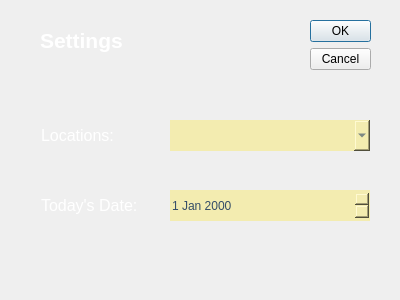
<?xml version="1.0" encoding="UTF-8"?>
<ui version="4.0">
 <class>Dialog</class>
 <widget class="QDialog" name="Dialog">
  <property name="geometry">
   <rect>
    <x>0</x>
    <y>0</y>
    <width>400</width>
    <height>300</height>
   </rect>
  </property>
  <property name="minimumSize">
   <size>
    <width>400</width>
    <height>300</height>
   </size>
  </property>
  <property name="maximumSize">
   <size>
    <width>400</width>
    <height>300</height>
   </size>
  </property>
  <property name="windowTitle">
   <string>Dialog</string>
  </property>
  <property name="styleSheet">
   <string notr="true">QDialog {
	border-image: url(:/newPrefix/imgs/app-bg.png);
}</string>
  </property>
  <widget class="QDialogButtonBox" name="buttonBox">
   <property name="geometry">
    <rect>
     <x>310</x>
     <y>20</y>
     <width>61</width>
     <height>51</height>
    </rect>
   </property>
   <property name="orientation">
    <enum>Qt::Vertical</enum>
   </property>
   <property name="standardButtons">
    <set>QDialogButtonBox::Cancel|QDialogButtonBox::Ok</set>
   </property>
  </widget>
  <widget class="QLabel" name="label">
   <property name="geometry">
    <rect>
     <x>41</x>
     <y>120</y>
     <width>121</width>
     <height>31</height>
    </rect>
   </property>
   <property name="font">
    <font>
     <pointsize>12</pointsize>
    </font>
   </property>
   <property name="styleSheet">
    <string notr="true">QLabel {
	color: white;
}</string>
   </property>
   <property name="text">
    <string>Locations:</string>
   </property>
  </widget>
  <widget class="QLabel" name="label_2">
   <property name="geometry">
    <rect>
     <x>41</x>
     <y>190</y>
     <width>121</width>
     <height>31</height>
    </rect>
   </property>
   <property name="font">
    <font>
     <pointsize>12</pointsize>
    </font>
   </property>
   <property name="styleSheet">
    <string notr="true">QLabel {
	color: white;
}</string>
   </property>
   <property name="text">
    <string>Today's Date:</string>
   </property>
  </widget>
  <widget class="QDateEdit" name="settingsTodaysDateDateEdit">
   <property name="enabled">
    <bool>true</bool>
   </property>
   <property name="geometry">
    <rect>
     <x>170</x>
     <y>190</y>
     <width>200</width>
     <height>31</height>
    </rect>
   </property>
   <property name="styleSheet">
    <string notr="true">QDateEdit {
	border-image: none;
    border: none;
	min-width: 200px;
	height: 30px;
	background-color: #F3ECB0;
	color: #344D67;
	font-family: &quot;MS Shell Dlg 2&quot;;
	font-size: 11;
}</string>
   </property>
   <property name="buttonSymbols">
    <enum>QAbstractSpinBox::UpDownArrows</enum>
   </property>
   <property name="keyboardTracking">
    <bool>true</bool>
   </property>
   <property name="currentSection">
    <enum>QDateTimeEdit::MonthSection</enum>
   </property>
  </widget>
  <widget class="QComboBox" name="settingsLocationsComboBox">
   <property name="geometry">
    <rect>
     <x>170</x>
     <y>120</y>
     <width>200</width>
     <height>31</height>
    </rect>
   </property>
   <property name="styleSheet">
    <string notr="true">QComboBox {
	border-image: none;
    border: none;
	min-width: 200px;
	height: 30px;
	background-color: #F3ECB0;
	color: #344D67;
	font-family: &quot;MS Shell Dlg 2&quot;;
	font-size: 11;
}</string>
   </property>
  </widget>
  <widget class="QLabel" name="settingsLabel">
   <property name="geometry">
    <rect>
     <x>40</x>
     <y>20</y>
     <width>161</width>
     <height>41</height>
    </rect>
   </property>
   <property name="font">
    <font>
     <pointsize>16</pointsize>
     <weight>75</weight>
     <bold>true</bold>
    </font>
   </property>
   <property name="styleSheet">
    <string notr="true">QLabel {
	color: white;
}</string>
   </property>
   <property name="text">
    <string>Settings</string>
   </property>
  </widget>
 </widget>
 <resources>
  <include location="assets/qrc/app-bg.qrc"/>
 </resources>
 <connections>
  <connection>
   <sender>buttonBox</sender>
   <signal>accepted()</signal>
   <receiver>Dialog</receiver>
   <slot>accept()</slot>
   <hints>
    <hint type="sourcelabel">
     <x>248</x>
     <y>254</y>
    </hint>
    <hint type="destinationlabel">
     <x>157</x>
     <y>274</y>
    </hint>
   </hints>
  </connection>
  <connection>
   <sender>buttonBox</sender>
   <signal>rejected()</signal>
   <receiver>Dialog</receiver>
   <slot>reject()</slot>
   <hints>
    <hint type="sourcelabel">
     <x>316</x>
     <y>260</y>
    </hint>
    <hint type="destinationlabel">
     <x>286</x>
     <y>274</y>
    </hint>
   </hints>
  </connection>
 </connections>
</ui>
